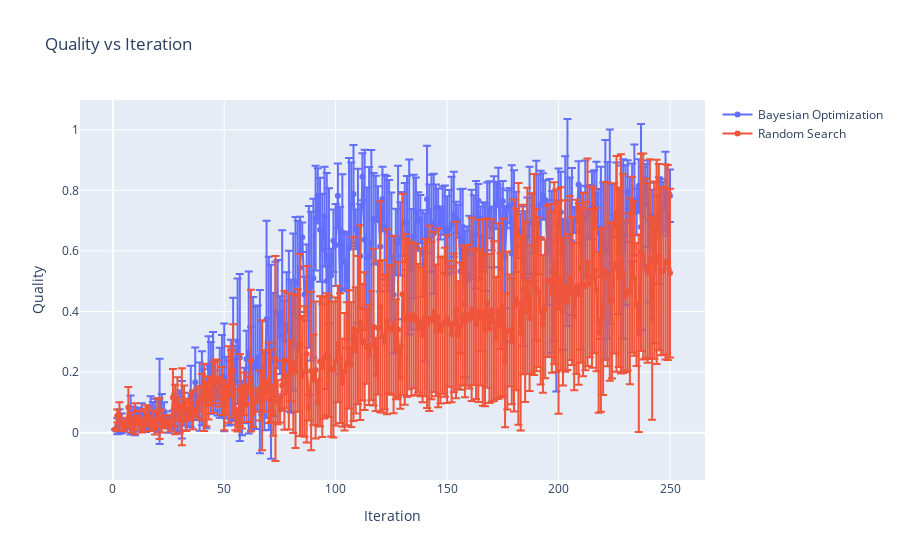

Source (notebook cell):
### Markdown cell above
### 2. BO vs random search

### Code cell
from skopt import gp_minimize
from skopt.space import Real
import numpy as np
import plotly.graph_objects as go

# Define the parameter space
param_space = [Real(-100, 100, name=f'Parameter {i}') for i in range(10)]

# Initial set of parameters
initial_params = [0.0, 53.0, 0.0, 66.0, -68.0, 0.0, 48.0, -50.0, 79.0, -16.0]

# Number of runs
num_runs = 5

# Lists to store results
bayesian_results = []
random_results = []

for run in range(num_runs):
    # Run the optimization with Gaussian process regressor
    bayesian_search_results = gp_minimize(
        objective_function,
        dimensions=param_space,
        n_calls=250,
        verbose=True,
        n_random_starts=20,
        n_initial_points=20,
        x0=[initial_params]
    )

    # Run the optimization with random search
    random_search_results = gp_minimize(
        objective_function,
        dimensions=param_space,
        n_calls=250,
        verbose=True,
        n_random_starts=20,
        n_initial_points=20,
        n_jobs=1,
        x0=[initial_params]
    )

    # Extract the results
    bayesian_results.append(-bayesian_search_results.func_vals)
    random_results.append(-random_search_results.func_vals)

# Calculate mean and standard deviation for each iteration
bayesian_mean = np.mean(bayesian_results, axis=0)
bayesian_std = np.std(bayesian_results, axis=0)
random_mean = np.mean(random_results, axis=0)
random_std = np.std(random_results, axis=0)

# Plot the results with error bars
fig = go.Figure()

fig.add_trace(go.Scatter(
    x=np.arange(1, len(bayesian_mean) + 1),
    y=bayesian_mean,
    mode='lines+markers',
    name='Bayesian Optimization',
    error_y=dict(type='data', array=bayesian_std, visible=True),
))

fig.add_trace(go.Scatter(
    x=np.arange(1, len(random_mean) + 1),
    y=random_mean,
    mode='lines+markers',
    name='Random Search',
    error_y=dict(type='data', array=random_std, visible=True),
))

fig.update_layout(
    title='Quality vs Iteration',
    xaxis=dict(title='Iteration'),
    yaxis=dict(title='Quality'),
    showlegend=True
)

fig.show()

### Figure 1 — Plotly figure (JSON) as saved in the notebook; plotly's stock layout.template omitted (floating-point values rounded to 4 significant figures; data arrays with more than 128 entries replaced by an {"elided": "..."} marker saying what was removed)
{"data": [{"error_y": {"array": {"elided": "250 float values"}, "type": "data", "visible": true}, "mode": "lines+markers", "name": "Bayesian Optimization", "type": "scatter", "x": {"elided": "250 int values"}, "y": {"elided": "250 float values"}}, {"error_y": {"array": {"elided": "250 float values"}, "type": "data", "visible": true}, "mode": "lines+markers", "name": "Random Search", "type": "scatter", "x": {"elided": "250 int values"}, "y": {"elided": "250 float values"}}], "layout": {"showlegend": true, "title": {"text": "Quality vs Iteration"}, "xaxis": {"title": {"text": "Iteration"}}, "yaxis": {"title": {"text": "Quality"}}}}
